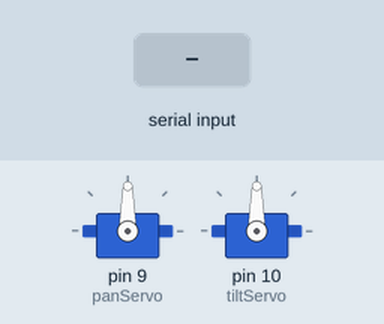
A sketch run on a simulated Arduino Uno, built with avr-gcc and run on an emulated ATmega328P. Shown: 2 × servo. The test bench sets the inputs (shaded band).

Above: at 1.2 s.
1.3 s: "90,45\n" received over Serial
At 2.4 s:
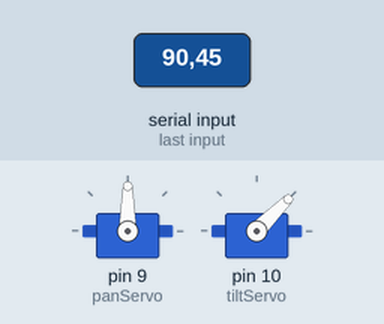
2.8 s: "30,150\n" received over Serial
At 3.6 s:
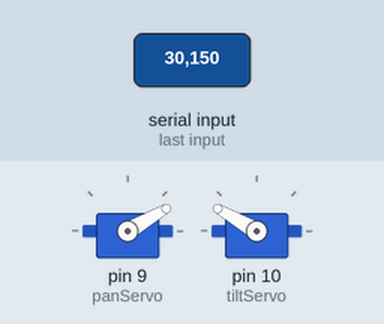
4.3 s: "1,90\n" received over Serial
At 4.6 s:
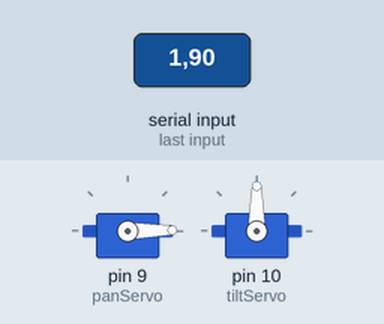
Timing chart, 0 to 7.3 s (numbered marks = the images above; inputs shaded):
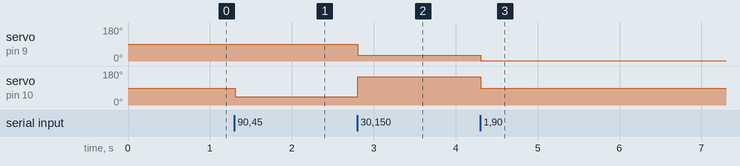

The sketch:

servo_control.ino
```cpp
#include <Servo.h>

Servo panServo;
Servo tiltServo;

void setup() {
  Serial.begin(9600);
  panServo.attach(9);
  tiltServo.attach(10);
}

void loop() {
  if (Serial.available()) {

    String data = Serial.readStringUntil('\n');
    int commaIndex = data.indexOf(',');

    if (commaIndex > 0) {

      int panAngle = data.substring(0, commaIndex).toInt();
      int tiltAngle = data.substring(commaIndex + 1).toInt();

      // Constrain angles to servo-safe range
      panAngle = constrain(panAngle, 0, 180);
      tiltAngle = constrain(tiltAngle, 0, 180);

      panServo.write(panAngle);
      tiltServo.write(tiltAngle);
    }
  }
}
```

Measured:
- after the input at 1.3 s, servo on pin 10 (tiltServo): 90° → 45° at once
- after the input at 2.8 s, servo on pin 9 (panServo): 90° → 30° at once; servo on pin 10 (tiltServo): 45° → 150° at once
- after the input at 4.3 s, servo on pin 9 (panServo): 30° → 1° at once; servo on pin 10 (tiltServo): 150° → 90° at once
